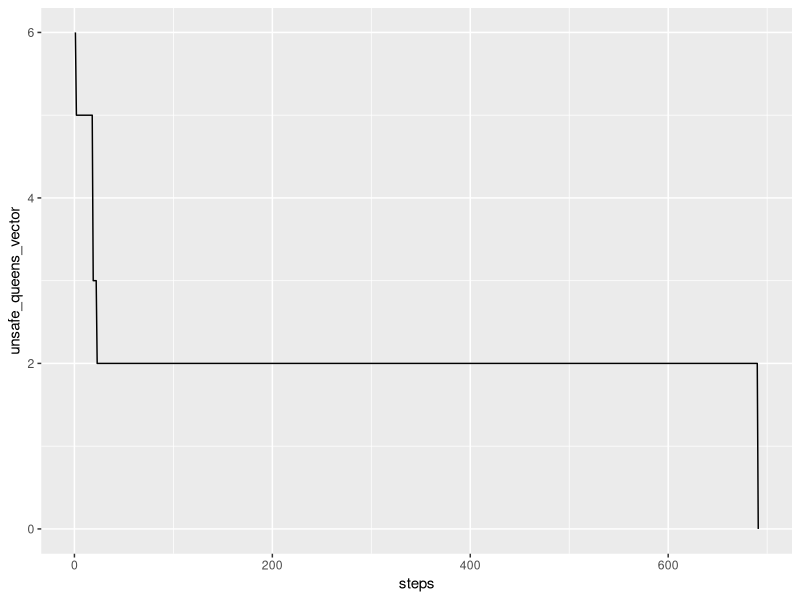
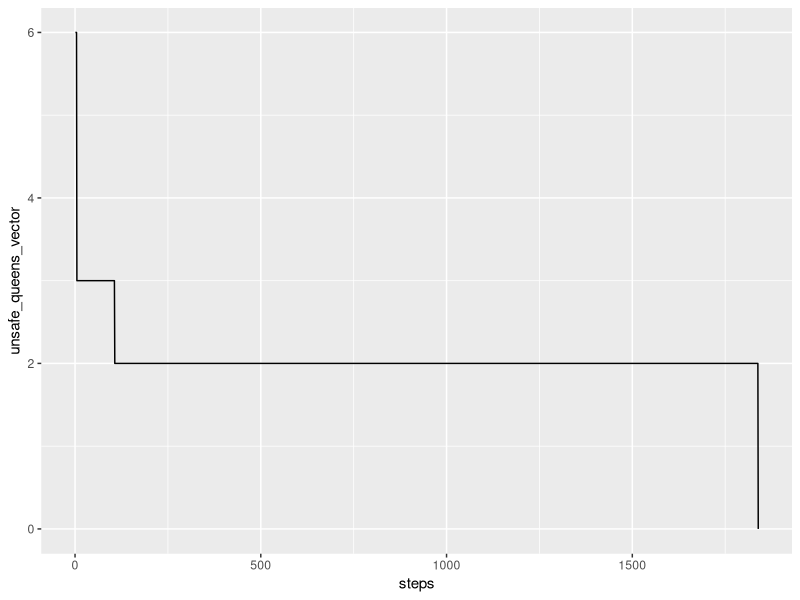
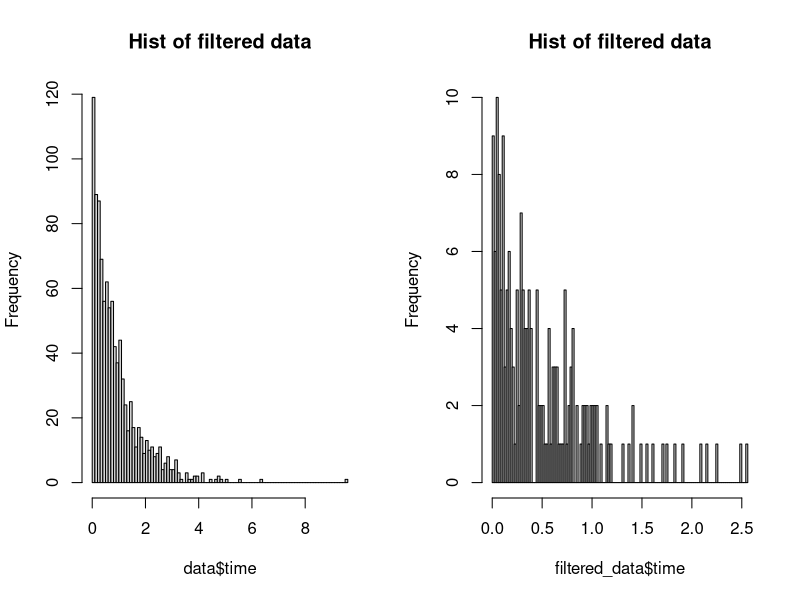
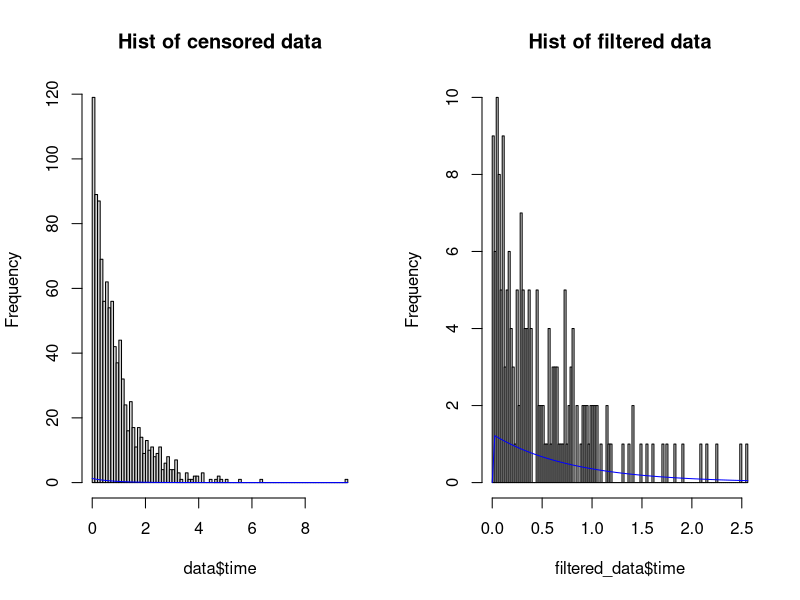
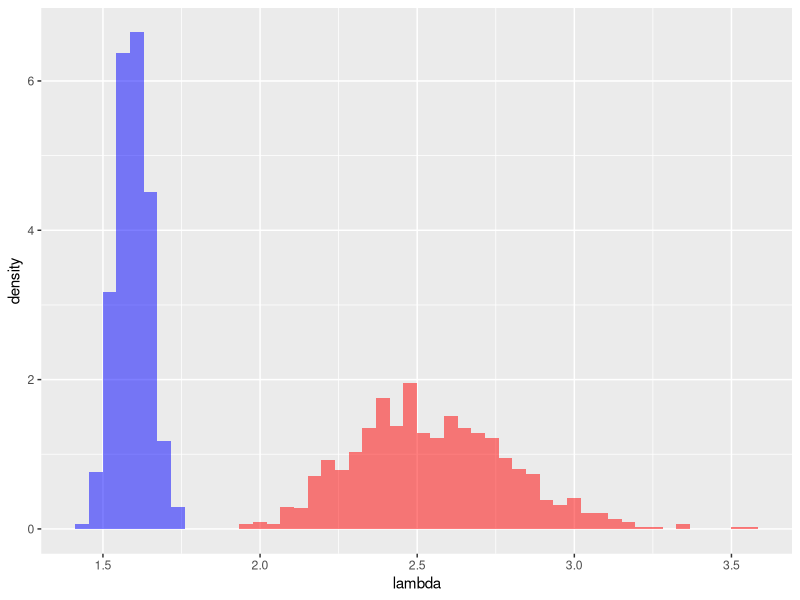

Here is the R script that generated these plots, in order:
## ---- chunk 1
########################## Init code for question 1 ############################
rm(list = ls())
library(ggplot2)



## ---- chunk 2
########################## Config Encoding Function 1.1 ############################
# First encoding: n pairs encoding
init_configuration_1 <- function() {

  configuration <- data.frame(x = c(), y = c())
  queen_count <- 0
  for (i in 1:board_size) {
    for(j in 1:board_size) {
      isQueen <- sample(c(0, 1), 1)
      if (queen_count < board_size) {
        if (isQueen == 1){
          configuration <- rbind(configuration, c(i, j))
          queen_count <- queen_count + 1
        }
      }
    }
  }
  return(t(configuration))
}

# Second Encoding: binary encoding
# if board_size = 8, then the max n is 2^8 - 1 = 255
init_configuration_2 <- function(max_try_count = 1000) {

  max_value <- 2^board_size - 1
  queen_count <- 0
  configuration <- rep(0, board_size)
  while(queen_count < board_size && max_try_count > 0) {
    number <- sample(0:max_value, 1)
    
    new_queen <- sum(as.numeric(intToBits(number)))
    if (queen_count + new_queen <= board_size && new_queen == 1) {      
      queen_count <- queen_count + new_queen
      configuration[queen_count] <- number
    }
    max_try_count <- max_try_count - 1
  }

  if(max_try_count == 0) {
    print("Error: cannot generate a configuration")
  }

  return(configuration)

}

# Third Encoding: vector position encoding
init_configuration_3 <- function() {

  configuration <- sample(1:board_size, board_size)
  return(configuration)
}

# convert encodings to matrix
decode_config <- function(config, method = 1) {
  if (method == 1){#(x,y) encoding
    n <- board_size
    mat <- matrix(0, nrow = n, ncol = n)
    for (i in 1:n) {
      mat[config[1,i], config[2,i]] <- 1
    }
  }else if (method == 2) {#binary encoding
      n <- board_size
      mat <- matrix(0, nrow = n, ncol = n)
      for (j in 1:n) {
        number <- config[j]
        for (i in n:1) {
          mat[i, j] <- number %% 2
          number <- number %/% 2
        }
      }
  }else if (method == 3){#vector position encoding
    n <- board_size
    mat <- matrix(0, nrow = n, ncol = n)
    for (i in 1:n) {
      mat[config[i],i] <- 1
    }
  }

  return(mat)
}

# convert  matrix to encoding 1 (x,y) pair
encode_config <- function(mat) {
  n <- board_size
  #(x,y) encoding 
  config <- data.frame(x = rep(0,n), y = rep(0,n))
  index = 1
  for(i in 1:n){
    for(j in 1:n){
      if (mat[i,j] == 1){          
        config[index,1] <- i
        config[index,2] <- j
        index <- index + 1
      }
    }
  }
  config <- t(config)
  return(config)
}

# print board common function
print_board <- function(configuration, method = 1) {
  config <- decode_config(configuration, method)

  n <- board_size
  for(i in 1:n) {
    for(j in 1:n) {
      if(config[i, j] == 1) {
        if (j == 1) {
          cat("|Q|")
        }else if (j == n){
          cat("Q|", "\n")
        }else{
          cat("Q|")
        }
      } else {
        if (j == 1) {
          cat("|-|")
        }else if (j == n){
          cat("-|", "\n")
        }else{
          cat("-|")
        }
      }
    }
  }
}
## ---- chunk 3
##########################Test Function Call ############################
board_size <- 8

print("Test Encoding 1")
configuration <- init_configuration_1()
configuration

print_board(configuration, 1)

print("Test Encoding 2")
configuration <- init_configuration_2()
configuration

print_board(configuration, 2)

print("Test Encoding 3")
configuration <- init_configuration_3()
configuration

print_board(configuration, 3)
## ---- chunk 4
########################## Crossover Function ############################
crossover <- function(config1, config2,method = 1, p = 4){
  
  child_config <- config1
  if (method == 1){
    child_config[,(p+1):board_size] = config2[,(p+1):board_size]
  }else{
    for(i in (p+1):board_size){     
      child_config[i] <- config2[i]
    }    
  }
  return(child_config)
}
## ---- chunk 5
########################## Test Crossover Function Call ############################
print("Test Crossover encoding 1")
config1 <- init_configuration_1()
config1
print_board(config1, 1)
config2 <- init_configuration_1()
config2
print_board(config2, 1)

print("Child encoding 1")
child_config <- crossover(config1, config2, 1, 4)
child_config
print_board(child_config, 1)
## ---- chunk 6
########################## Mutate functions ############################
mutate <- function(config,method = 1) {

  boardsize <- board_size
 
  mutate_config <- config

  if (method == 1){    
    processed <- FALSE    
    mat <- decode_config(mutate_config, 1)
    while(!processed){
      col_to_mutate <- sample(1:boardsize, 1)
      # move the queen to lower position (y-1) if not occupied      
      if (mutate_config[2,col_to_mutate] + 1 <= boardsize &&
          mat[mutate_config[1,col_to_mutate],mutate_config[2,col_to_mutate] + 1] == 0){                    
        mutate_config[2,col_to_mutate] <-  mutate_config[2,col_to_mutate] + 1
        processed = TRUE        
      }else if (mat[mutate_config[1,col_to_mutate],1] == 0){
        mutate_config[2,col_to_mutate] <- 1
        processed <- TRUE            
      }
    }
  }else if (method == 2){    
    # current num * 2 or become 1 using bit operation
    col_to_mutate <- sample(1:boardsize, 1)
    queen_integer <- mutate_config[col_to_mutate]
    if (queen_integer == 1){
      queen_integer <- 2^(boardsize-1)
    }else{
      queen_integer <- bitwShiftR(queen_integer,1)
    }
    mutate_config[col_to_mutate] <- queen_integer
  }else if (method == 3){
    #col_to_mutate <- sample(1:boardsize, 1)
    
    #mutate_config[col_to_mutate] <- mutate_config[col_to_mutate] + 1
    
    #if (mutate_config[col_to_mutate] > boardsize){
    #  mutate_config[col_to_mutate] <- 1
    #}    
    mutate_config = sample(1:board_size, board_size)
  }
  
  return(mutate_config)
}
## ---- chunk 7
########################## Test Mutate functions ############################
print("Test Mutate encoding 3")
config1 <- init_configuration_3()
config1
mutate_config <- mutate(config1, 3)
mutate_config
## ---- chunk 8
########################## Common Function ############################
# common functions for fitness function
# check attack between queen position
is_attack <- function(queen1, queen2) {
  return(
    queen1[1] == queen2[1] || queen1[2] == queen2[2] || 
    abs(queen1[1] - queen2[1]) == abs(queen1[2] - queen2[2])
  )
}

########################## Fitness Function ############################
# fitness function to handle all the encodings, other encodings will be 
# converted to this encoding.(X,Y) Location Encoding 

# check whole config is valid or not and return 
# attacked queens number and unattacked queens number
fitness_base <- function(config) {
  queen_num <- board_size
  attacked_queens <- c()

  for (i in 1:(queen_num - 1)) {
    for (j in (i + 1):queen_num) {
      if (is_attack(config[i,], config[j,])) {
        attacked_queens <- c(attacked_queens, i, j)
      }
    }
  }
  
  unattacked_queens <- setdiff(1:queen_num, unique(attacked_queens))
  num_unattacked_queens <- length(unattacked_queens)
  valid <- (length(unique(attacked_queens)) == 0)

  return(queen_num - num_unattacked_queens)
  #return(list(valid = valid,
  #            num_unattacked_queens = num_unattacked_queens, 
  #            num_attacked_queens = queen_num - num_unattacked_queens))
}

fitness <- function(config, method = 1) {
  if (method == 1){
    return(fitness_base(t(config)))
  }else if (method == 2){
    # convert encoding to (x,y) encoding
    mat <- decode_config(config, method)    
    config <- encode_config(mat)
    return(fitness_base(t(config)))
  }else if (method == 3){
    # convert vector position encoding to (x,y) encoding
    mat <- decode_config(config, 3)  
    config <- encode_config(mat)  
    return(fitness_base(t(config)))
  }
}


fitness1111 <- function(config, method = 1) {
  if (method == 1){
    return(fitness_base(t(config)))
  }else if (method == 2){
    # convert encoding to (x,y) encoding
    mat <- decode_config(config, method)    
    config <- encode_config(mat)    
    return(fitness_base(t(config)))
  }else if (method == 3){
    # convert vector position encoding to (x,y) encoding
    mat <- decode_config(config, 3)  
    config <- encode_config(mat)  
    return(fitness_base(t(config)))
  }
}
## ---- chunk 9
########################## Test Code for Fitness Function ############################
print("Test Fitness encoding 3")
set.seed(123)
config1 <- init_configuration_3()
print(config1)
print_board(config1, 3)
cat ("unsafe queens number:",fitness(config1,3),"\n")

## ---- chunk 10
#####################   genetic_algorithm  ###################################
genetic_algorithm <- function(method = 1,max_steps = 10000){
  
  configuration_1 <- init_configuration_1()
  val_1 <- fitness(configuration_1,method)
   
  configuration_2 <- NULL

  
  steps <- 0

  unsafe_queens_vector <- c()
  
  while(val_1 != 0 && steps <= max_steps ) {
     if (is.null(configuration_2)){
       if (method == 1){
         configuration_2 <- init_configuration_1()    
         val_2 <- fitness(configuration_2,1)
       }else if(method == 2){
         configuration_2 <- init_configuration_2()    
         val_2 <- fitness(configuration_2,2)
       }else{
         configuration_2 <- init_configuration_3()    
         val_2 <- fitness(configuration_2,3)
       }
     }
    
    # cross over
    
    child_config <- crossover(configuration_1, 
                              configuration_2,
                              method = method,  
                              p = p_val)
  
    # mutate    
    mutated_config <- mutate(child_config,method=method)
    val_child <- fitness(mutated_config,method)
    
    
    configs = list(configuration_1,
                   configuration_2,
                   mutated_config)

    unsafe_queens_num <- c(val_1,
                       val_2,
                       val_child)
    df <- data.frame(unsafe_queens = unsafe_queens_num,
                     configid = c(1,2,3))
    
    custom_order <- order(df$unsafe_queens, decreasing = FALSE)
    sorted_df <- df[custom_order, ]    

    configuration_1 <- configs[[sorted_df$configid[1]]]
    configuration_2 <- configs[[sorted_df$configid[2]]]
    val_1 <- fitness(configuration_1,method)
    val_2 <- fitness(configuration_2,method)
 
    unsafe_queens_vector <- c(unsafe_queens_vector,sorted_df$unsafe_queens[1])
    steps <- steps + 1
  }
  
  #print the queen position if found the solution
  if (unsafe_queens_vector[length(unsafe_queens_vector)] == 0){
   cat("solution found after try ",steps," times\n")
   print_board(configuration_1, method)
  }else{
   print(paste("No solution found after try ",max_steps," times"))
  }

  df <- data.frame(steps = 1:length(unsafe_queens_vector),
                     unsafe_queens_vector = unsafe_queens_vector)
  ggplot(data=df, aes(x = steps, y = unsafe_queens_vector)) + geom_line()
}
## ---- chunk 11
p_val <- 4
board_size <- 8
genetic_algorithm(method=3,max_steps = 1000)

board_size <- 10
genetic_algorithm(method=3,max_steps = 10000)

## ---- chunk 12
########################## Init code for question 1 ############################
rm(list = ls())
library(ggplot2)
set.seed(123415)
## ---- chunk 13
################################## (2.1) #######################################
# Load data
data <- read.csv("censoredproc.csv", 
                sep = ";", header = TRUE)

filtered_data <- data[data$cens ==2,]
layout(matrix(c(1:2), 1, 2))
# plot the data
hist(data$time, breaks = 100, main="Hist of filtered data")
# plot the filtered data
hist(filtered_data$time, breaks = 100, main="Hist of filtered data")
## ---- chunk 14
log_likelihood <- function(lambda, data) {
  censor_data <- data[data$cens == 1,]
  unsensor_data <- data[data$cens == 2,]

  ll_censor <- sum(log(lambda) - censor_data$time * lambda)
  ll_unsensor <- sum(
                log(lambda) - 
                unsensor_data$time * lambda -             
                log(1 - exp(-lambda * unsensor_data$time)))
  ll <- ll_censor + ll_unsensor
  ll        
}

# EM algorithm
em_algorithm <- function(init_lambda=100, 
                        data,                         
                        max_iter = 1000, 
                        epsilon = 0.001) {
  
  lambda <- init_lambda
  ll_values <- c()

  for (iter in 1:max_iter) {
    # E-step    
    ll_values <- c(ll_values, log_likelihood(lambda, data))
    
    # M-step
    censored <- data[data$cens == 1,]
    uncensored <- data[data$cens == 2,]

    lambda_next <- nrow(data) / (
         sum(censored$time) + 
         sum(uncensored$time) - 
         sum(
              (uncensored$time * exp(-lambda * uncensored$time)) / (1-exp(-lambda * uncensored$time))
            )         
         )
                    
    # Check for convergence
    if (abs(lambda_next - lambda) < epsilon) {
      break
    }
    
    # Update lambda for the next iteration
    lambda <- lambda_next
  }
  
  return(list(lambda = lambda, iterations = iter))
}

# Initial guess for lambda
initial_lambda <- 100

# Run EM algorithm
em_result <- em_algorithm(initial_lambda, data)

# Print the result
cat("Estimated lambda:", em_result$lambda, "\n")
cat("Number of iterations:", em_result$iterations, "\n")
## ---- chunk 15
layout(matrix(c(1:2), 1, 2))
hist(data$time, breaks = 100,main="Hist of censored data")
curve(dexp(x, rate = em_result$lambda), add = TRUE, col = "blue")

hist(filtered_data$time, breaks = 100, main="Hist of filtered data")
curve(dexp(x, rate = em_result$lambda), add = TRUE, col = "blue")
## ---- chunk 16

bootstrap <- function(lambda, data, num_bootstrap) {

  em_lambda <- numeric(num_bootstrap)
  mle_lambda <- numeric(num_bootstrap)

  for (i in 1:num_bootstrap) {
    boot_samples <- rexp(nrow(data), rate = lambda)

    censored <- numeric(nrow(data))
    
    censor_index <- sample(which(data$cens == 2), sum(data$cens == 2))
    boot_samples[censor_index] <- runif(length(censor_index),0, boot_samples[censor_index])

    censored[censor_index]  <- 2
    censored[-censor_index] <- 1
    em_df <- data.frame(time = boot_samples, cens = censored)
    mle_df <- subset(em_df, cens == 2)

    em_lambda[i] <- em_algorithm(data = em_df)$lambda
    mle_lambda[i] <- 1 / mean(mle_df$time)
  }
  return (list(em_lambda = em_lambda, mle_lambda = mle_lambda))
}

# Set the number of bootstrap samples
num_bootstrap <- 1000

# perform bootstrap
boot_result <- bootstrap(lambda = em_result$lambda, data = data, num_bootstrap = 1000)

# plot
ggplot() + 
geom_histogram(aes(x = boot_result$em_lambda, y = ..density..), 
                 bins = 50, fill = "blue", alpha = 0.5) +
geom_histogram(aes(x = boot_result$mle_lambda, y = ..density..), 
                 bins = 50, fill = "red", alpha = 0.5) +
xlab("lambda")





# Print the result
cat("EM lambda :", em_result$lambda, "\n")
cat("Boot EM lambda:", mean(boot_result$em_lambda), "\n")
cat("Boot MLE lambda:", mean(boot_result$mle_lambda), "\n")

cat("Boot EM lambda variance:", var(boot_result$em_lambda), "\n")
cat("Boot MLE lambda variance:", var(boot_result$mle_lambda), "\n")
